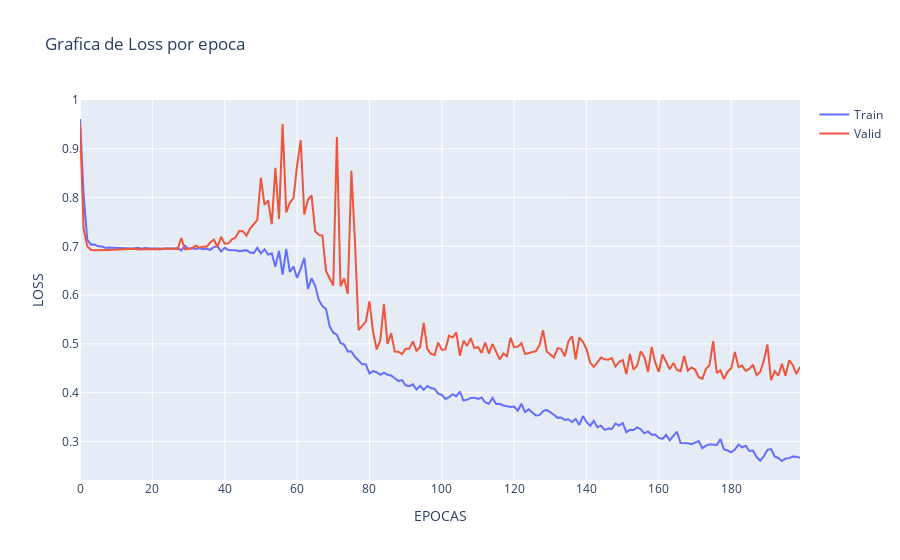
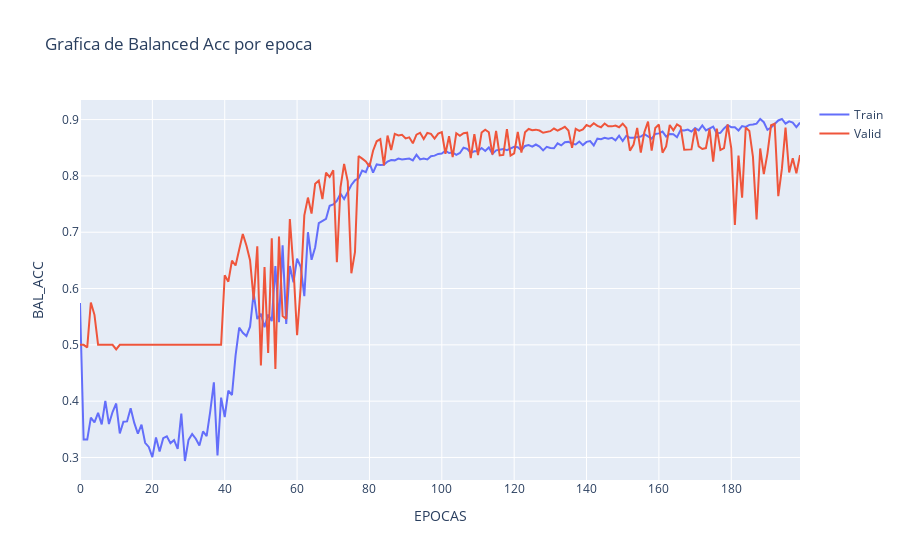

The notebook cell these images were saved under, in order:
### Code cell
analizarProject(path_base, '20241126_012437')

### Figure 1 — Plotly figure (JSON) as saved in the notebook; plotly's stock layout.template omitted (floating-point values rounded to 4 significant figures; data arrays with more than 128 entries replaced by an {"elided": "..."} marker saying what was removed)
{"data": [{"mode": "lines", "name": "Train", "type": "scatter", "x": {"elided": "200 int values"}, "y": {"elided": "200 float values"}}, {"mode": "lines", "name": "Valid", "type": "scatter", "x": {"elided": "200 int values"}, "y": {"elided": "200 float values"}}], "layout": {"autosize": true, "title": {"text": "Grafica de Loss por epoca"}, "xaxis": {"autorange": true, "range": [0, 199], "title": {"text": "EPOCAS"}, "type": "linear"}, "yaxis": {"autorange": true, "range": [0.2208, 1.0], "title": {"text": "LOSS"}, "type": "linear"}}}

### Figure 2 — Plotly figure (JSON) as saved in the notebook; plotly's stock layout.template omitted (floating-point values rounded to 4 significant figures; data arrays with more than 128 entries replaced by an {"elided": "..."} marker saying what was removed)
{"data": [{"mode": "lines", "name": "Train", "type": "scatter", "x": {"elided": "200 int values"}, "y": {"elided": "200 float values"}}, {"mode": "lines", "name": "Valid", "type": "scatter", "x": {"elided": "200 int values"}, "y": {"elided": "200 float values"}}], "layout": {"autosize": true, "title": {"text": "Grafica de Balanced Acc por epoca"}, "xaxis": {"autorange": true, "range": [0, 199], "title": {"text": "EPOCAS"}, "type": "linear"}, "yaxis": {"autorange": true, "range": [0.26, 0.9348], "title": {"text": "BAL_ACC"}, "type": "linear"}}}
